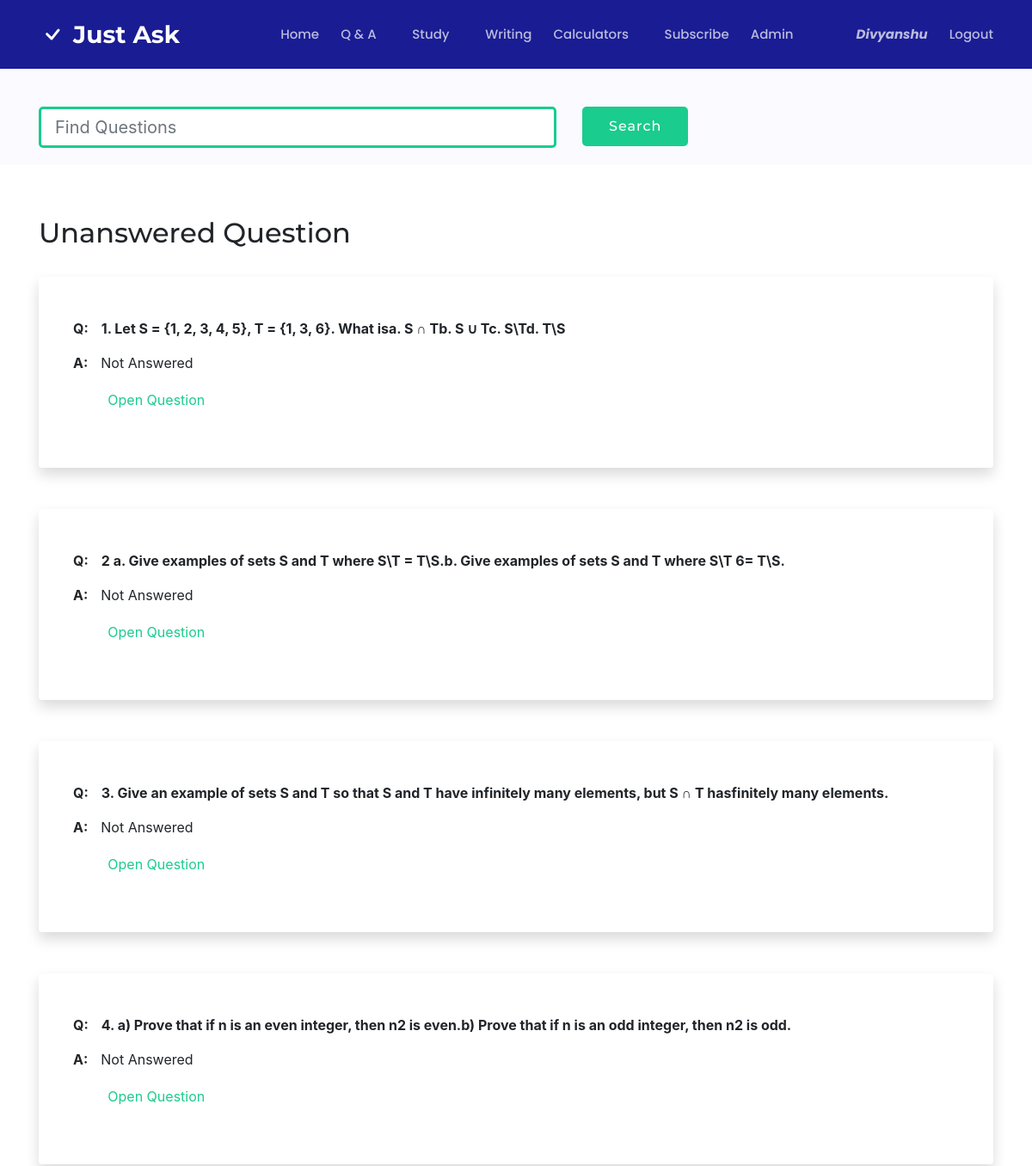
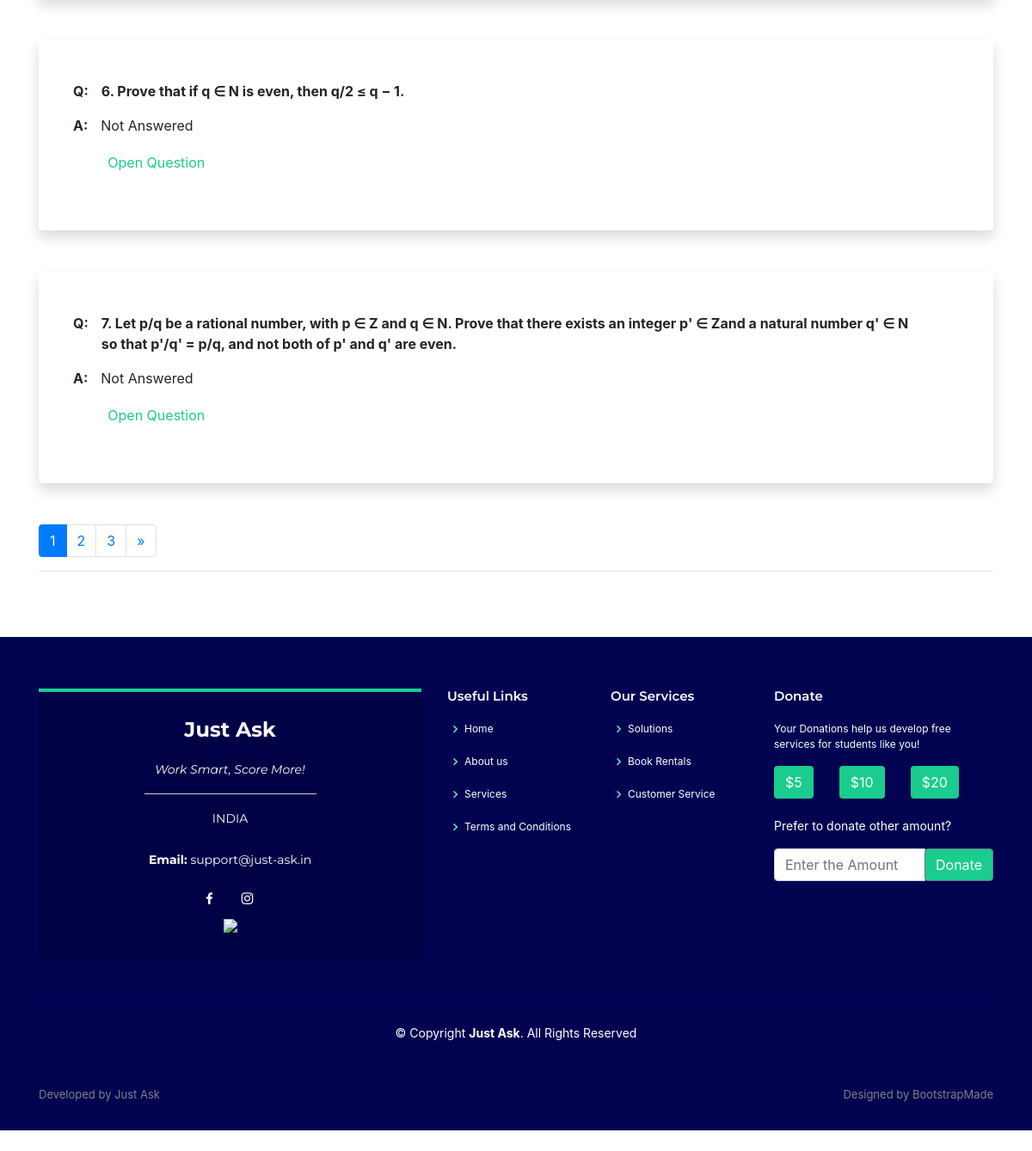
Page /unanswered/ (signed in) on the committed database (2 pictures, top to bottom).
### main/models.py (models this page shows, shortened)
class Question(models.Model):
	def ran_gen(size, chars=string.ascii_uppercase + string.digits):
		return ''.join(random.choice(chars) for x in range(size))
	OT = 'other'
	CS = 'computer science'
	MATH = 'math'
	PSE = 'physical science and engineering'
	AAD = 'arts and designing'
	SS = 'social science'
	HEALTH = 'health'
	DS = 'data science'
	LANG = 'language'
	BUS = 'business'
	TYPE__OF_COR = [
		(OT, 'OT - other'),
        (CS, 'CS - computer science'),
        (MATH, 'MT - math'),
        (PSE, 'PE - physical science and engineering'),
        (AAD, 'AD - arts and designing'),
        (SS, 'SS - social science'),
        (HEALTH, 'HL - health'),
        (DS, 'DS - data science'),
        (LANG, 'LG - language'),
        (BUS, 'BS - business'),
    ]
	student = models.ForeignKey(Student, on_delete=models.CASCADE,default='')
	question = HTMLField('Question')
	question_field = models.CharField("Question Field",max_length=200,choices=TYPE__OF_COR,default=OT)
	question_cover = models.ImageField("Cover Image",upload_to='covers/', default='', max_length=100,blank=True)
	question_cover2 = models.ImageField("Cover Image 2",upload_to='covers/', default='', max_length=100,blank=True)
	question_cover3 = models.ImageField("Cover Image 3",upload_to='covers/', default='', max_length=100,blank=True)
	question_cover4 = models.ImageField("Cover Image 4",upload_to='covers/', default='', max_length=100,blank=True)
	question_cover5 = models.ImageField("Cover Image 5",upload_to='covers/', default='', max_length=100,blank=True)
	question_cover6 = models.ImageField("Cover Image 6",upload_to='covers/', default='', max_length=100,blank=True)
	question_cover7 = models.ImageField("Cover Image 7",upload_to='covers/', default='', max_length=100,blank=True)
	question_cover8 = models.ImageField("Cover Image 8",upload_to='covers/', default='', max_length=100,blank=True)
	qid = models.CharField("Question ID",max_length=8, default=ran_gen(8, "ABCDEFGHIJKLMNOPQRSTUVWXYZ1234567890"), unique=True)
	answered = models.BooleanField("Answered?",default=False)

### main/views.py (the view)
# urls.py: path("unanswered/", views.unanswered, name="unanswered"),
def unanswered(request):
	ques = []
	for q in Question.objects.all():
		if q.answered == False:
			ques.append(q)
	paginator = Paginator(ques,6)
	page2 = request.GET.get('page')
	ques = paginator.get_page(page2)
	data={
		'questions':ques,
	}
	return render(request, 'main/unanswered.html',data)

### main/templates/main/unanswered.html (shortened to what this page needs)
{% extends "main/header.html" %}
{% block content %}
{% load static %}
{% load poll_extras %}
  <main>
    <section id="study" class="breadcrumbs">
      <div class="container">
        <div class="d-flex justify-content-between align-items-center">
           <form action="/qsearch_request" method="get">
            <div class="row">
            <div class="col-sm-7">
              <div class="input-group input-group-lg">
              <input type="text" class="form-control mt-4" name="search" id='search' aria-label="Large" placeholder="Find Questions" aria-describedby="inputGroup-sizing-sm" value="{{question}}" style="border-color: #1acc8d; border-width: 3px;width: 900px; border-radius: 5px">
              </div>
            </div>
            <div class="col-sm">
            <div class="text-center text-lg-left">
                <input class="btn btn-get-started mt-4" type="submit" value="Search" style="border-radius: 5px;">
            </div>
            </div>
            </div>
             </form>
        </div>
      </div>
    </section>
    <section class="inner-page">
      <div class="container">
        <h2>Unanswered Question</h2>
      <br>
      {% for q in questions %}
      <div class="container shadow p-3 mb-5 bg-white rounded">
        <div class="row ml-4 mt-3">
        <div class="col-sm-0 col-0 mt-3 ">
          <p><strong>Q:</strong></p>
        </div>
         <div class="col-sm-auto col-9 col-lg-11 mt-3 " style="width: auto">
          {% with ques=q.question|striptags %}
          {% with qu=question|striptags %}
          <p><strong>{{ques|highlight:qu|safe}}</strong></p>
          {% endwith %}
          {% endwith %}
        </div>
      </div>
      <div class="row mt-0 mb-5 ml-3 ">
      	 {% if q.answer != '' %}
        <div class="col-sm-0 col-0 ml-2">
          <p><strong>A:</strong></p>
        </div>
        <div class="col-sm-auto col-lg-auto col-10">
          <p style="overflow: hidden;white-space: nowrap;text-overflow: ellipsis;"> Answered</p>
          <form action="/answer_request" method="get">
            <input type="text" class="form-control" name="question" id='question'  value="{{q.question|striptags}}" hidden="True">
            <input type="text" class="form-control" name="question" id='question'  value="{{q.qid}}" hidden="True">
          <input type="submit" value="See Full Solution" style="border-color: transparent; background-color: transparent;color: #1acc8d">
        </form>
        </div>
        {% else %}
        <div class="col-sm-0 col-0 ml-2">
          <p><strong>A:</strong></p>
        </div>
         <div class="col-sm-auto col-lg-auto col-10">
          <p style="overflow: hidden;white-space: nowrap;text-overflow: ellipsis;"> Not Answered</p>
          <form action="/answer_request" method="get">
          <input type="submit" value="Open Question" style="border-color: transparent; background-color: transparent;color: #1acc8d">
        </form>
        </div>
        {% endif %}
      </div>
      </div>
      {% endfor %}
<nav aria-label="Page navigation example">
  <ul class="pagination">
    {% for num in questions.paginator.page_range %}
      {% if questions.number == num %}
      <li class="page-item active"><a class="page-link" href="?page={{ num }}">{{num}}</a></li>
      {% elif num > questions.number|add:'-3' and num < questions.number|add:'3' %}
      <li class="page-item"><a class="page-link" href="?page={{ num }}">{{num}}</a></li>
      {% endif %}
    {% endfor %}
    {% if questions.has_next == True %}
    <li class="page-item">
      <a class="page-link" href="?page={{ qs.next_page_number }}" aria-label="Next">
        <span aria-hidden="true">&raquo;</span>
      </a>
    </li>
    {% endif %}
  </ul>
</nav>
<hr>
      </div>
    </section>
  </main>
{% endblock %}

### main/templates/main/header.html (shortened to what this page needs)
<!DOCTYPE html>
<html lang="en">
<head>
  {% load static %}
  <link href="{% static 'assets/vendor/bootstrap/css/bootstrap.min.css'%}" rel="stylesheet">
  <link href="{% static 'assets/vendor/icofont/icofont.min.css'%}" rel="stylesheet">
  <link href="{% static 'assets/vendor/boxicons/css/boxicons.min.css'%}" rel="stylesheet">
  <link href="{% static 'assets/vendor/venobox/venobox.css'%}" rel="stylesheet">
  <link href="{% static 'assets/vendor/remixicon/remixicon.css'%}" rel="stylesheet">
  <link href="{% static 'assets/vendor/owl.carousel/assets/owl.carousel.min.css'%}" rel="stylesheet">
  <link href="{% static 'assets/vendor/aos/aos.css'%}" rel="stylesheet">
  <link href="{% static 'assets/css/style.css'%}" rel="stylesheet">
</head>
<body onContextMenu="return false;" draggable="false">
  <header id="header" class="fixed-top d-flex align-items-center mb-0">
    <div class="container d-flex align-items-center">
      <svg width="2em" height="2em" viewBox="0 0 16 16" class="bi bi-check mr-2" fill="white" xmlns="http://www.w3.org/2000/svg">
        <path fill-rule="evenodd" d="M10.97 4.97a.75.75 0 0 1 1.071 1.05l-3.992 4.99a.75.75 0 0 1-1.08.02L4.324 8.384a.75.75 0 1 1 1.06-1.06l2.094 2.093 3.473-4.425a.236.236 0 0 1 .02-.022z"/>
      </svg>
      <div class="logo mr-auto">
        <h1 class="text-light"><a href="/"><span>Just Ask</span></a></h1>
      </div>
      <nav id="myNav" class="nav-menu d-none d-lg-block" class="noprint">
        <ul>
          <li id="home"><a href="/" >Home</a></li>
          <li class="drop-down" ><a href="/QNA">Q & A</a>
              </li>
          <li  class="drop-down"><a id="study" style="cursor: context-menu;">Study</a>
          </li>
          <li ><a href="/writing" id="writing">Writing</a></li>
          <li class="drop-down"><a style="cursor: context-menu;">Calculators</a>
          </li>
           {% if user.is_staff %}
           <li><a href="/rates" id="subs">Subscribe</a></li>
           <li  class="mr-5"><a href="/justask-admin" target="_blank" id="admin">Admin</a></li>
           {% else %}
           <li><a href="/customer_service" id="support">Support</a></li>
           <li  class="mr-5"><a href="/rates" id="subs">Subscribe</a></li>
           {% endif %}
          {% if user.is_authenticated %}
          <li ><a href="/profile" id="prof" data-container="body" data-placement="buttom" data-toggle="popoverm" data-content="Click here to view profile!"><span style="font-style: italic; font-size: 15px"><strong>{{user.username}}</strong></span>
          </a></li>
          <li><a href="/logout">Logout</a></li>
          {% else %}
            <li><a href="/login">Login</a></li>
            <li><a href="/register">Sign Up</a></li>
          {% endif %}
        </ul>
      </nav>
    </div>
  </header>
  {% block content %}
  {% endblock %}
  <footer id="footer" class="noprint">
    <div class="footer-top">
      <div class="container">
        <div class="row">
          <div class="col-lg-5 col-md-6">
            <div class="footer-info">
              <h3>Just Ask</h3>
              <p class="pb-3"><em>Work Smart, Score More!</em></p>
              <hr style="border-color: lightgrey; width: 200px; margin-top: 0px">
              <p>
                INDIA<br><br>
                <strong>Email:</strong> support@just-ask.in<br>
              </p>
              <div class="social-links mt-3">
                <a href="https://www.facebook.com/Just-Ask-102606151645224/?view_public_for=102606151645224" class="facebook" target="_blank"><i class="bx bxl-facebook"></i></a>
                <a href="https://www.instagram.com/just_ask_in/" class="instagram" target="_blank"><i class="bx bxl-instagram"></i></a>
              </div>
              <div>
                <img src="https://img.icons8.com/cute-clipart/512/000000/india.png" width="80" />
              </div>
            </div>
          </div>
          <div class="col-lg-2 col-md-6 footer-links">
            <h4 style="font-size: 15px">Useful Links</h4>
            <ul style="font-size: 12px">
              <li><i class="bx bx-chevron-right"></i> <a href="/">Home</a></li>
              <li><i class="bx bx-chevron-right"></i> <a href="/">About us</a></li>
              <li><i class="bx bx-chevron-right"></i> <a href="/rates">Services</a></li>
              <li><i class="bx bx-chevron-right"></i> <a href="/terms">Terms and Conditions</a></li>
            </ul>
          </div>
          <div class="col-lg-2 col-md-6 footer-links">
            <h4 style="font-size: 15px">Our Services</h4>
            <ul style="font-size: 12px">
              <li><i class="bx bx-chevron-right"></i> <a href="/solution">Solutions</a></li>
              <li><i class="bx bx-chevron-right"></i> <a href="/books">Book Rentals</a></li>
              <li><i class="bx bx-chevron-right"></i> <a href="/customer_service">Customer Service</a></li>
            </ul>
          </div>
          <div class="col-lg-3 col-md-6 footer-links">
            <h4 style="font-size: 15px">Donate</h4>
            <p style="font-size: 12px">Your Donations help us develop free services for students like you!</p>
            <div class="row">
              <div class="col-auto">
                <a href="" data-toggle="modal" data-target="#pay3"><button type="button" onclick="Amount1()" class="btn " style="background-color: #1acc8d; color: white">$5</button></a>
              </div>
               <div class="col-auto">
                <a href="" data-toggle="modal" data-target="#pay3"><button type="button" onclick="Amount2()" class="btn " style="background-color: #1acc8d; color: white">$10</button></a>
              </div>
               <div class="col-auto">
                <a href="" data-toggle="modal" data-target="#pay3"><button type="button" onclick="Amount3()" class="btn " style="background-color: #1acc8d; color: white">$20</button></a>
              </div>
            </div>
            <br>
            <p>Prefer to donate other amount?</p>
            <div class="input-group mb-1 mt-3">
              <input type="text" id='donate' class="form-control" placeholder="Enter the Amount" aria-label="Enter the amount" aria-describedby="basic-addon2">
              <div class="input-group-append">
                <a href="" data-toggle="modal" data-target="#pay3"><button class="btn btn-outline-secondary" onclick="customAmount()" type="button" style="background-color: #1acc8d;color: white">Donate</button></a>
              </div>
            </div>
          </div>
        </div>
      </div>
    </div>
    <div class="container">
      <div class="copyright">
        &copy; Copyright <strong><span>Just Ask</span></strong>. All Rights Reserved
      </div>
      <br>
      <br>
      <div class="credits">
        <p class="float-left"  style="color: grey">Developed by Just Ask</p>
        <p class="float-right" style="color: grey">Designed by <a  style="color: grey" href="https://bootstrapmade.com/" target="_blank">BootstrapMade</a></p>
      </div>
    </div>
    <br>
  </footer>
  	 {% if user.is_authenticated %}
  <a data-aos="fade-left" data-aos-delay="500" href="/logout" class="back-to-top-2" style="bottom: 163px"><i class="icofont-sign-out" data-toggle="tooltip" data-placement="left" title="Sign Out"></i></a>
  {% else %}
  <a data-aos="fade-left" data-aos-delay="500" href="/login" class="back-to-top-2" style="bottom: 163px"><i class="icofont-sign-in" data-toggle="tooltip" data-placement="left" title="Sign In"></i></a>
  {% endif %}
    <a data-aos="fade-left" data-toggle="modal" data-target="#feedbackModal" class="back-to-top-2" style="bottom: 463px; cursor: pointer;"><i class="icofont-heart-alt" data-toggle="tooltip" data-placement="left" title="Give Feedback!"></i></a>
  <a data-aos="fade-left" href="/question_p" class="back-to-top-2" style="bottom: 413px"><i class="icofont-plus" data-toggle="tooltip" data-placement="left" title="Ask Question"></i></a>
  <a data-aos="fade-left" data-aos-delay="100" href="/notes" class="back-to-top-2" style="bottom: 363px"><i class="icofont-book" data-toggle="tooltip" data-placement="left" title="E-Notes"></i></a>
   <a data-aos="fade-left" data-aos-delay="200" href="/QNA" class="back-to-top-2" style="bottom: 313px"><i class="icofont-question" data-toggle="tooltip" data-placement="left" title="Expert Q&A"></i></a>
  <a data-aos="fade-left" data-aos-delay="300" href="/writing" class="back-to-top-2" style="bottom: 263px"><i class="icofont-check" data-toggle="tooltip" data-placement="left" title="Grammar Check"></i></a>
  {% if user.is_authenticated %}
  <a data-aos="fade-left" data-aos-delay="400" onclick="myFunction()"  class="back-to-top-2" style="bottom: 213px"><i class="icofont-music" id="music" data-toggle="tooltip" data-placement="left" title="Music"></i></a>
  {% endif %}
</body>
</html>

### rows in the picture
Question: value "1. Let S = {1, 2, 3, 4, 5}, T = {1, 3, 6}. What isa. S ∩ Tb. S ∪ Tc. S\\Td. T\\S"
Question: value "2 a. Give examples of sets S and T where S\\T = T\\S.b. Give examples of sets S and T where S\\T 6= T\\S."
Question: value "3. Give an example of sets S and T so that S and T have infinitely many elements, but S ∩ T hasfinitely many elements."
Question: value "4. a) Prove that if n is an even integer, then n2 is even.b) Prove that if n is an odd integer, then n2 is odd."
Question: question "6. Prove that if q ∈ N is even, then q/2 ≤ q − 1."
Question: value "7. Let p/q be a rational number, with p ∈ Z and q ∈ N. Prove that there exists an integer p' ∈ Zand a natural number q' ∈ N so that p'/q' = p/q, and not both of p' and q' are even."

### other values in the picture
{{ user.username }} "Divyanshu"
{{ num }} "1"
{{ num }} "2" "3"
